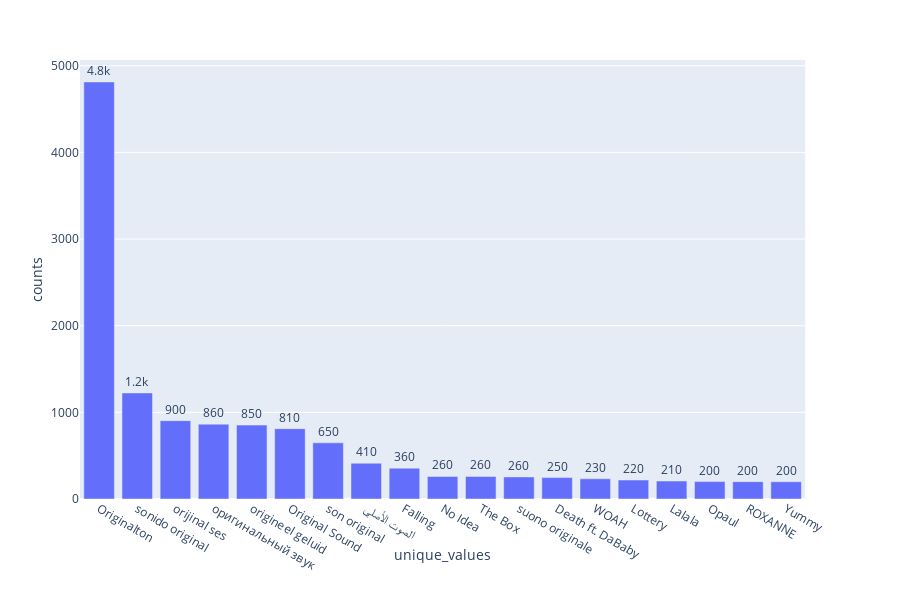

Notebook source saved alongside this figure:
### Code cell
#Plot bar graph for top 20 Music NAMES
import plotly.express as px
def visualize_top20_MusicName(df_final):
    #Unique values for Music Names
    df_bar_music_name=unique_values(df_final,'Music Name')
    #Skipped 1st music name since random orignal music is represented as 'orginal music'. 
    # Thus the category 'orginal music' represent multiple songs
    fig = px.bar(df_bar_music_name[1:20], y='counts', x='unique_values',text='counts')
    fig.update_traces(texttemplate='%{text:.2s}', textposition='outside')
    return fig

fig=visualize_top20_MusicName(df_final)
fig.show()

### Figure 1 — Plotly figure (JSON) as saved in the notebook; plotly's stock layout.template omitted (floating-point values rounded to 4 significant figures)
{"data": [{"alignmentgroup": "True", "hoverlabel": {"namelength": 0}, "hovertemplate": "unique_values=%{x}<br>counts=%{text}", "legendgroup": "", "marker": {"color": "#636efa"}, "name": "", "offsetgroup": "", "orientation": "v", "showlegend": false, "text": [4813, 1224, 904, 864, 853, 812, 648, 413, 356, 260, 260, 255, 247, 233, 219, 207, 201, 200, 199], "textposition": "outside", "texttemplate": "%{text:.2s}", "type": "bar", "x": ["Originalton", "sonido original", "orijinal ses", "оригинальный звук", "origineel geluid", "Original Sound", "son original", "الصوت الأصلي", "Falling", "No Idea", "The Box", "suono originale", "Death ft. DaBaby", "WOAH", "Lottery", "Lalala", "Opaul", "ROXANNE", "Yummy"], "xaxis": "x", "y": [4813, 1224, 904, 864, 853, 812, 648, 413, 356, 260, 260, 255, 247, 233, 219, 207, 201, 200, 199], "yaxis": "y"}], "layout": {"barmode": "relative", "height": 600, "legend": {"tracegroupgap": 0}, "margin": {"t": 60}, "xaxis": {"anchor": "y", "domain": [0, 0.98], "title": {"text": "unique_values"}}, "yaxis": {"anchor": "x", "domain": [0, 1], "title": {"text": "counts"}}}}
